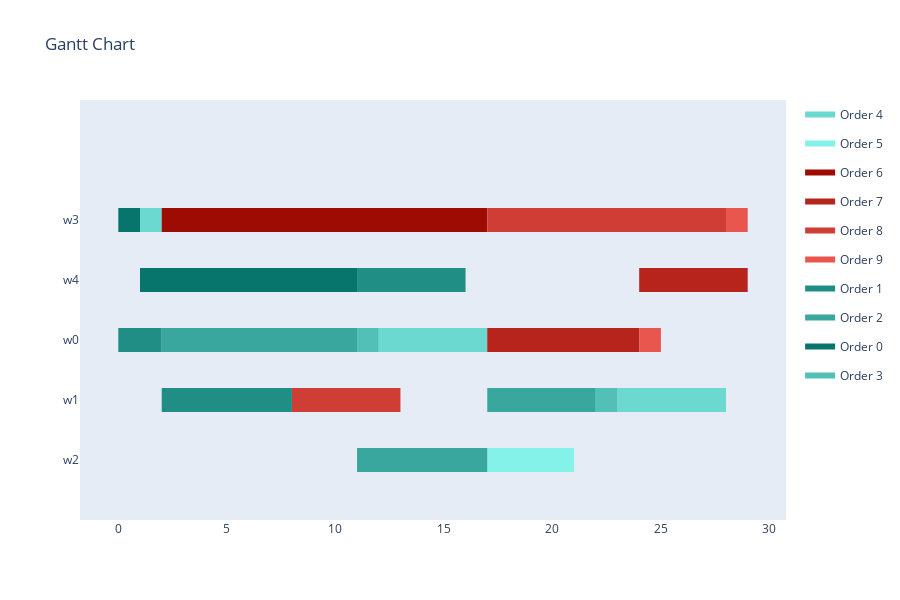
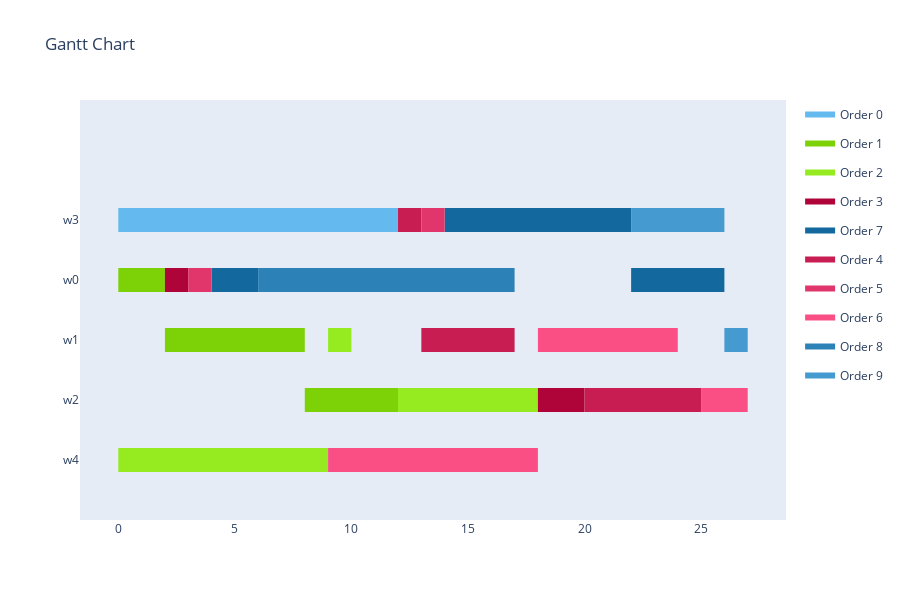
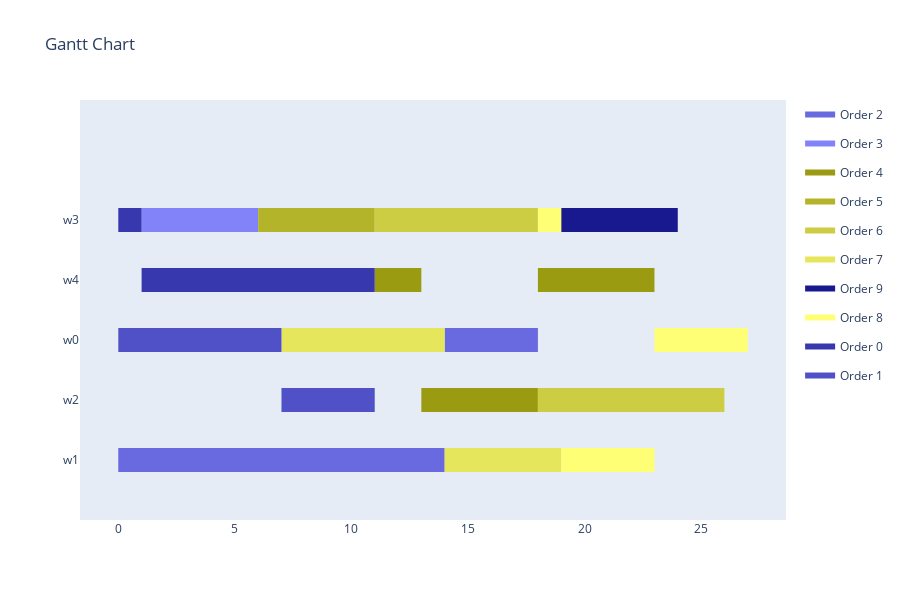
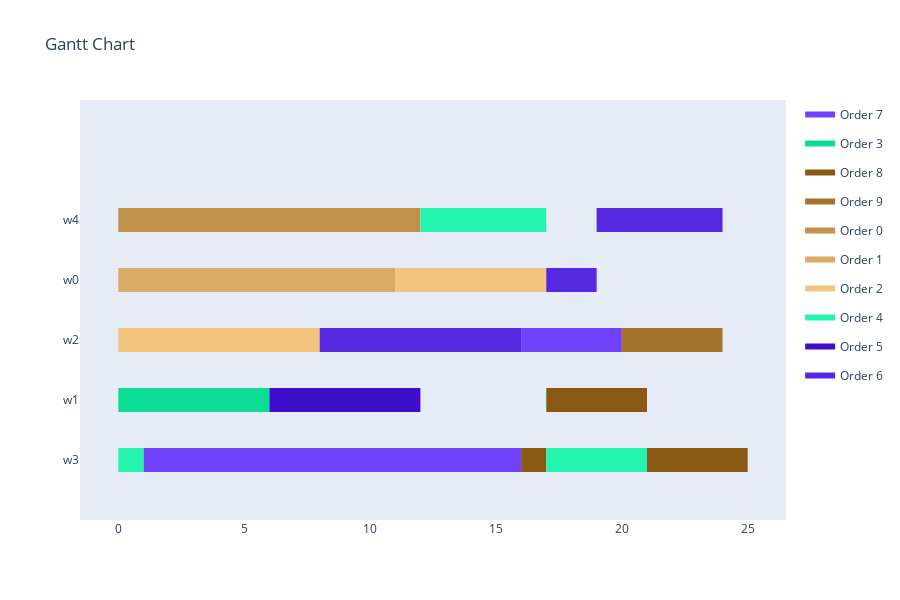

Write notebook code for charts like these, in order.
### Code cell
averages = dict()

for i in range(len(solver_results)):
    print(f'{solver_results[i].created_by.name} : {file_list[i]}')
    visualize_schedule_demo(solver_results[i], solver_results[i].created_in, solver_results[i].created_for)
    for evaluation_result in solver_results[i].evaluation_results:
        print(f'{evaluation_result[0]}: {evaluation_result[1]}')
        if evaluation_result[0] not in averages:
            averages[evaluation_result[0]] = 0
        averages[evaluation_result[0]] += evaluation_result[1]
    # NOTE: only for GASolver:
    #print(f'{solver_results[i].created_by.mutation_type}')
    print('-' * 50)
# averages, NOTE: even if a value is not present for all results, the average is calculated with the count of all results
print(f'AVERAGE RESULTS OF {len(solver_results)} SOLVER RESULTS')
for average in averages.keys():
    print(f'Average {average}: {averages[average] / len(solver_results)}')

### Figure 1 — Plotly figure (JSON) as saved in the notebook; plotly's stock layout.template omitted (floating-point values rounded to 4 significant figures)
{"data": [{"fill": "toself", "fillcolor": "rgb(108, 217, 209)", "hoverinfo": "name", "legendgroup": "rgb(108, 217, 209)", "mode": "none", "name": "Order 4", "type": "scatter", "x": [1, 2, 2, 1, 1, 12, 17, 17, 12, 12, 23, 28, 28, 23], "y": [3.8, 3.8, 4.2, 4.2, null, 1.8, 1.8, 2.2, 2.2, null, 0.8, 0.8, 1.2, 1.2]}, {"fill": "toself", "fillcolor": "rgb(133, 242, 234)", "hoverinfo": "name", "legendgroup": "rgb(133, 242, 234)", "mode": "none", "name": "Order 5", "type": "scatter", "x": [17, 19, 19, 17, 17, 19, 21, 21, 19], "y": [-0.2, -0.2, 0.2, 0.2, null, -0.2, -0.2, 0.2, 0.2]}, {"fill": "toself", "fillcolor": "rgb(158, 11, 3)", "hoverinfo": "name", "legendgroup": "rgb(158, 11, 3)", "mode": "none", "name": "Order 6", "type": "scatter", "x": [2, 9, 9, 2, 2, 9, 14, 14, 9, 9, 14, 16, 16, 14, 14, 16, 17, 17, 16], "y": [3.8, 3.8, 4.2, 4.2, null, 3.8, 3.8, 4.2, 4.2, null, 3.8, 3.8, 4.2, 4.2, null, 3.8, 3.8, 4.2, 4.2]}, {"fill": "toself", "fillcolor": "rgb(183, 36, 28)", "hoverinfo": "name", "legendgroup": "rgb(183, 36, 28)", "mode": "none", "name": "Order 7", "type": "scatter", "x": [24, 29, 29, 24, 24, 17, 19, 19, 17, 17, 19, 24, 24, 19], "y": [2.8, 2.8, 3.2, 3.2, null, 1.8, 1.8, 2.2, 2.2, null, 1.8, 1.8, 2.2, 2.2]}, {"fill": "toself", "fillcolor": "rgb(208, 61, 53)", "hoverinfo": "name", "legendgroup": "rgb(208, 61, 53)", "mode": "none", "name": "Order 8", "type": "scatter", "x": [17, 24, 24, 17, 17, 24, 28, 28, 24, 24, 8, 13, 13, 8], "y": [3.8, 3.8, 4.2, 4.2, null, 3.8, 3.8, 4.2, 4.2, null, 0.8, 0.8, 1.2, 1.2]}, {"fill": "toself", "fillcolor": "rgb(233, 86, 78)", "hoverinfo": "name", "legendgroup": "rgb(233, 86, 78)", "mode": "none", "name": "Order 9", "type": "scatter", "x": [28, 29, 29, 28, 28, 24, 25, 25, 24], "y": [3.8, 3.8, 4.2, 4.2, null, 1.8, 1.8, 2.2, 2.2]}, {"fill": "toself", "fillcolor": "rgb(33, 142, 134)", "hoverinfo": "name", "legendgroup": "rgb(33, 142, 134)", "mode": "none", "name": "Order 1", "type": "scatter", "x": [11, 16, 16, 11, 11, 0, 2, 2, 0, 0, 2, 8, 8, 2], "y": [2.8, 2.8, 3.2, 3.2, null, 1.8, 1.8, 2.2, 2.2, null, 0.8, 0.8, 1.2, 1.2]}, {"fill": "toself", "fillcolor": "rgb(58, 167, 159)", "hoverinfo": "name", "legendgroup": "rgb(58, 167, 159)", "mode": "none", "name": "Order 2", "type": "scatter", "x": [2, 11, 11, 2, 2, 17, 22, 22, 17, 17, 11, 13, 13, 11, 11, 13, 17, 17, 13], "y": [1.8, 1.8, 2.2, 2.2, null, 0.8, 0.8, 1.2, 1.2, null, -0.2, -0.2, 0.2, 0.2, null, -0.2, -0.2, 0.2, 0.2]}, {"fill": "toself", "fillcolor": "rgb(8, 117, 109)", "hoverinfo": "name", "legendgroup": "rgb(8, 117, 109)", "mode": "none", "name": "Order 0", "type": "scatter", "x": [0, 1, 1, 0, 0, 1, 6, 6, 1, 1, 6, 11, 11, 6], "y": [3.8, 3.8, 4.2, 4.2, null, 2.8, 2.8, 3.2, 3.2, null, 2.8, 2.8, 3.2, 3.2]}, {"fill": "toself", "fillcolor": "rgb(83, 192, 184)", "hoverinfo": "name", "legendgroup": "rgb(83, 192, 184)", "mode": "none", "name": "Order 3", "type": "scatter", "x": [11, 12, 12, 11, 11, 22, 23, 23, 22], "y": [1.8, 1.8, 2.2, 2.2, null, 0.8, 0.8, 1.2, 1.2]}, {"legendgroup": "rgb(108, 217, 209)", "marker": {"color": "rgb(108, 217, 209)", "opacity": 0, "size": 1}, "mode": "markers", "name": "", "showlegend": false, "text": [null, null, null, null, null, null], "type": "scatter", "x": [1, 2, 12, 17, 23, 28], "y": [4, 4, 2, 2, 1, 1]}, {"legendgroup": "rgb(133, 242, 234)", "marker": {"color": "rgb(133, 242, 234)", "opacity": 0, "size": 1}, "mode": "markers", "name": "", "showlegend": false, "text": [null, null, null, null], "type": "scatter", "x": [17, 19, 19, 21], "y": [0, 0, 0, 0]}, {"legendgroup": "rgb(158, 11, 3)", "marker": {"color": "rgb(158, 11, 3)", "opacity": 0, "size": 1}, "mode": "markers", "name": "", "showlegend": false, "text": [null, null, null, null, null, null, null, null], "type": "scatter", "x": [2, 9, 9, 14, 14, 16, 16, 17], "y": [4, 4, 4, 4, 4, 4, 4, 4]}, {"legendgroup": "rgb(183, 36, 28)", "marker": {"color": "rgb(183, 36, 28)", "opacity": 0, "size": 1}, "mode": "markers", "name": "", "showlegend": false, "text": [null, null, null, null, null, null], "type": "scatter", "x": [24, 29, 17, 19, 19, 24], "y": [3, 3, 2, 2, 2, 2]}, {"legendgroup": "rgb(208, 61, 53)", "marker": {"color": "rgb(208, 61, 53)", "opacity": 0, "size": 1}, "mode": "markers", "name": "", "showlegend": false, "text": [null, null, null, null, null, null], "type": "scatter", "x": [17, 24, 24, 28, 8, 13], "y": [4, 4, 4, 4, 1, 1]}, {"legendgroup": "rgb(233, 86, 78)", "marker": {"color": "rgb(233, 86, 78)", "opacity": 0, "size": 1}, "mode": "markers", "name": "", "showlegend": false, "text": [null, null, null, null], "type": "scatter", "x": [28, 29, 24, 25], "y": [4, 4, 2, 2]}, {"legendgroup": "rgb(33, 142, 134)", "marker": {"color": "rgb(33, 142, 134)", "opacity": 0, "size": 1}, "mode": "markers", "name": "", "showlegend": false, "text": [null, null, null, null, null, null], "type": "scatter", "x": [11, 16, 0, 2, 2, 8], "y": [3, 3, 2, 2, 1, 1]}, {"legendgroup": "rgb(58, 167, 159)", "marker": {"color": "rgb(58, 167, 159)", "opacity": 0, "size": 1}, "mode": "markers", "name": "", "showlegend": false, "text": [null, null, null, null, null, null, null, null], "type": "scatter", "x": [2, 11, 17, 22, 11, 13, 13, 17], "y": [2, 2, 1, 1, 0, 0, 0, 0]}, {"legendgroup": "rgb(8, 117, 109)", "marker": {"color": "rgb(8, 117, 109)", "opacity": 0, "size": 1}, "mode": "markers", "name": "", "showlegend": false, "text": [null, null, null, null, null, null], "type": "scatter", "x": [0, 1, 1, 6, 6, 11], "y": [4, 4, 3, 3, 3, 3]}, {"legendgroup": "rgb(83, 192, 184)", "marker": {"color": "rgb(83, 192, 184)", "opacity": 0, "size": 1}, "mode": "markers", "name": "", "showlegend": false, "text": [null, null, null, null], "type": "scatter", "x": [11, 12, 22, 23], "y": [2, 2, 1, 1]}], "layout": {"height": 600, "hovermode": "closest", "showlegend": true, "title": {"text": "Gantt Chart"}, "xaxis": {"rangeselector": {"buttons": [{"count": 7, "label": "1w", "step": "day", "stepmode": "backward"}, {"count": 1, "label": "1m", "step": "month", "stepmode": "backward"}, {"count": 6, "label": "6m", "step": "month", "stepmode": "backward"}, {"count": 1, "label": "YTD", "step": "year", "stepmode": "todate"}, {"count": 1, "label": "1y", "step": "year", "stepmode": "backward"}, {"step": "all"}]}, "showgrid": false, "type": "linear", "zeroline": false}, "yaxis": {"autorange": false, "range": [-1, 6], "showgrid": false, "ticktext": ["w2", "w1", "w0", "w4", "w3"], "tickvals": [0, 1, 2, 3, 4], "zeroline": false}}}

### Figure 2 — Plotly figure (JSON) as saved in the notebook; plotly's stock layout.template omitted (floating-point values rounded to 4 significant figures)
{"data": [{"fill": "toself", "fillcolor": "rgb(100, 185, 238)", "hoverinfo": "name", "legendgroup": "rgb(100, 185, 238)", "mode": "none", "name": "Order 0", "type": "scatter", "x": [0, 1, 1, 0, 0, 1, 8, 8, 1, 1, 8, 12, 12, 8], "y": [3.8, 3.8, 4.2, 4.2, null, 3.8, 3.8, 4.2, 4.2, null, 3.8, 3.8, 4.2, 4.2]}, {"fill": "toself", "fillcolor": "rgb(125, 210, 7)", "hoverinfo": "name", "legendgroup": "rgb(125, 210, 7)", "mode": "none", "name": "Order 1", "type": "scatter", "x": [0, 2, 2, 0, 0, 2, 8, 8, 2, 2, 8, 12, 12, 8], "y": [2.8, 2.8, 3.2, 3.2, null, 1.8, 1.8, 2.2, 2.2, null, 0.8, 0.8, 1.2, 1.2]}, {"fill": "toself", "fillcolor": "rgb(150, 235, 32)", "hoverinfo": "name", "legendgroup": "rgb(150, 235, 32)", "mode": "none", "name": "Order 2", "type": "scatter", "x": [9, 10, 10, 9, 9, 12, 16, 16, 12, 12, 16, 18, 18, 16, 16, 0, 9, 9, 0], "y": [1.8, 1.8, 2.2, 2.2, null, 0.8, 0.8, 1.2, 1.2, null, 0.8, 0.8, 1.2, 1.2, null, -0.2, -0.2, 0.2, 0.2]}, {"fill": "toself", "fillcolor": "rgb(175, 4, 57)", "hoverinfo": "name", "legendgroup": "rgb(175, 4, 57)", "mode": "none", "name": "Order 3", "type": "scatter", "x": [2, 3, 3, 2, 2, 18, 20, 20, 18], "y": [2.8, 2.8, 3.2, 3.2, null, 0.8, 0.8, 1.2, 1.2]}, {"fill": "toself", "fillcolor": "rgb(19, 104, 157)", "hoverinfo": "name", "legendgroup": "rgb(19, 104, 157)", "mode": "none", "name": "Order 7", "type": "scatter", "x": [14, 22, 22, 14, 14, 4, 6, 6, 4, 4, 22, 26, 26, 22], "y": [3.8, 3.8, 4.2, 4.2, null, 2.8, 2.8, 3.2, 3.2, null, 2.8, 2.8, 3.2, 3.2]}, {"fill": "toself", "fillcolor": "rgb(200, 29, 82)", "hoverinfo": "name", "legendgroup": "rgb(200, 29, 82)", "mode": "none", "name": "Order 4", "type": "scatter", "x": [12, 13, 13, 12, 12, 13, 17, 17, 13, 13, 20, 25, 25, 20], "y": [3.8, 3.8, 4.2, 4.2, null, 1.8, 1.8, 2.2, 2.2, null, 0.8, 0.8, 1.2, 1.2]}, {"fill": "toself", "fillcolor": "rgb(225, 54, 107)", "hoverinfo": "name", "legendgroup": "rgb(225, 54, 107)", "mode": "none", "name": "Order 5", "type": "scatter", "x": [13, 14, 14, 13, 13, 3, 4, 4, 3], "y": [3.8, 3.8, 4.2, 4.2, null, 2.8, 2.8, 3.2, 3.2]}, {"fill": "toself", "fillcolor": "rgb(250, 79, 132)", "hoverinfo": "name", "legendgroup": "rgb(250, 79, 132)", "mode": "none", "name": "Order 6", "type": "scatter", "x": [18, 19, 19, 18, 18, 19, 24, 24, 19, 19, 25, 27, 27, 25, 25, 9, 18, 18, 9], "y": [1.8, 1.8, 2.2, 2.2, null, 1.8, 1.8, 2.2, 2.2, null, 0.8, 0.8, 1.2, 1.2, null, -0.2, -0.2, 0.2, 0.2]}, {"fill": "toself", "fillcolor": "rgb(44, 129, 182)", "hoverinfo": "name", "legendgroup": "rgb(44, 129, 182)", "mode": "none", "name": "Order 8", "type": "scatter", "x": [6, 8, 8, 6, 6, 8, 13, 13, 8, 8, 13, 17, 17, 13], "y": [2.8, 2.8, 3.2, 3.2, null, 2.8, 2.8, 3.2, 3.2, null, 2.8, 2.8, 3.2, 3.2]}, {"fill": "toself", "fillcolor": "rgb(69, 154, 207)", "hoverinfo": "name", "legendgroup": "rgb(69, 154, 207)", "mode": "none", "name": "Order 9", "type": "scatter", "x": [22, 26, 26, 22, 22, 26, 27, 27, 26], "y": [3.8, 3.8, 4.2, 4.2, null, 1.8, 1.8, 2.2, 2.2]}, {"legendgroup": "rgb(100, 185, 238)", "marker": {"color": "rgb(100, 185, 238)", "opacity": 0, "size": 1}, "mode": "markers", "name": "", "showlegend": false, "text": [null, null, null, null, null, null], "type": "scatter", "x": [0, 1, 1, 8, 8, 12], "y": [4, 4, 4, 4, 4, 4]}, {"legendgroup": "rgb(125, 210, 7)", "marker": {"color": "rgb(125, 210, 7)", "opacity": 0, "size": 1}, "mode": "markers", "name": "", "showlegend": false, "text": [null, null, null, null, null, null], "type": "scatter", "x": [0, 2, 2, 8, 8, 12], "y": [3, 3, 2, 2, 1, 1]}, {"legendgroup": "rgb(150, 235, 32)", "marker": {"color": "rgb(150, 235, 32)", "opacity": 0, "size": 1}, "mode": "markers", "name": "", "showlegend": false, "text": [null, null, null, null, null, null, null, null], "type": "scatter", "x": [9, 10, 12, 16, 16, 18, 0, 9], "y": [2, 2, 1, 1, 1, 1, 0, 0]}, {"legendgroup": "rgb(175, 4, 57)", "marker": {"color": "rgb(175, 4, 57)", "opacity": 0, "size": 1}, "mode": "markers", "name": "", "showlegend": false, "text": [null, null, null, null], "type": "scatter", "x": [2, 3, 18, 20], "y": [3, 3, 1, 1]}, {"legendgroup": "rgb(19, 104, 157)", "marker": {"color": "rgb(19, 104, 157)", "opacity": 0, "size": 1}, "mode": "markers", "name": "", "showlegend": false, "text": [null, null, null, null, null, null], "type": "scatter", "x": [14, 22, 4, 6, 22, 26], "y": [4, 4, 3, 3, 3, 3]}, {"legendgroup": "rgb(200, 29, 82)", "marker": {"color": "rgb(200, 29, 82)", "opacity": 0, "size": 1}, "mode": "markers", "name": "", "showlegend": false, "text": [null, null, null, null, null, null], "type": "scatter", "x": [12, 13, 13, 17, 20, 25], "y": [4, 4, 2, 2, 1, 1]}, {"legendgroup": "rgb(225, 54, 107)", "marker": {"color": "rgb(225, 54, 107)", "opacity": 0, "size": 1}, "mode": "markers", "name": "", "showlegend": false, "text": [null, null, null, null], "type": "scatter", "x": [13, 14, 3, 4], "y": [4, 4, 3, 3]}, {"legendgroup": "rgb(250, 79, 132)", "marker": {"color": "rgb(250, 79, 132)", "opacity": 0, "size": 1}, "mode": "markers", "name": "", "showlegend": false, "text": [null, null, null, null, null, null, null, null], "type": "scatter", "x": [18, 19, 19, 24, 25, 27, 9, 18], "y": [2, 2, 2, 2, 1, 1, 0, 0]}, {"legendgroup": "rgb(44, 129, 182)", "marker": {"color": "rgb(44, 129, 182)", "opacity": 0, "size": 1}, "mode": "markers", "name": "", "showlegend": false, "text": [null, null, null, null, null, null], "type": "scatter", "x": [6, 8, 8, 13, 13, 17], "y": [3, 3, 3, 3, 3, 3]}, {"legendgroup": "rgb(69, 154, 207)", "marker": {"color": "rgb(69, 154, 207)", "opacity": 0, "size": 1}, "mode": "markers", "name": "", "showlegend": false, "text": [null, null, null, null], "type": "scatter", "x": [22, 26, 26, 27], "y": [4, 4, 2, 2]}], "layout": {"height": 600, "hovermode": "closest", "showlegend": true, "title": {"text": "Gantt Chart"}, "xaxis": {"rangeselector": {"buttons": [{"count": 7, "label": "1w", "step": "day", "stepmode": "backward"}, {"count": 1, "label": "1m", "step": "month", "stepmode": "backward"}, {"count": 6, "label": "6m", "step": "month", "stepmode": "backward"}, {"count": 1, "label": "YTD", "step": "year", "stepmode": "todate"}, {"count": 1, "label": "1y", "step": "year", "stepmode": "backward"}, {"step": "all"}]}, "showgrid": false, "type": "linear", "zeroline": false}, "yaxis": {"autorange": false, "range": [-1, 6], "showgrid": false, "ticktext": ["w4", "w2", "w1", "w0", "w3"], "tickvals": [0, 1, 2, 3, 4], "zeroline": false}}}

### Figure 3 — Plotly figure (JSON) as saved in the notebook; plotly's stock layout.template omitted (floating-point values rounded to 4 significant figures)
{"data": [{"fill": "toself", "fillcolor": "rgb(105, 105, 224)", "hoverinfo": "name", "legendgroup": "rgb(105, 105, 224)", "mode": "none", "name": "Order 2", "type": "scatter", "x": [14, 18, 18, 14, 14, 0, 8, 8, 0, 0, 8, 9, 9, 8, 8, 9, 14, 14, 9], "y": [1.8, 1.8, 2.2, 2.2, null, -0.2, -0.2, 0.2, 0.2, null, -0.2, -0.2, 0.2, 0.2, null, -0.2, -0.2, 0.2, 0.2]}, {"fill": "toself", "fillcolor": "rgb(130, 130, 249)", "hoverinfo": "name", "legendgroup": "rgb(130, 130, 249)", "mode": "none", "name": "Order 3", "type": "scatter", "x": [1, 5, 5, 1, 1, 5, 6, 6, 5], "y": [3.8, 3.8, 4.2, 4.2, null, 3.8, 3.8, 4.2, 4.2]}, {"fill": "toself", "fillcolor": "rgb(155, 155, 18)", "hoverinfo": "name", "legendgroup": "rgb(155, 155, 18)", "mode": "none", "name": "Order 4", "type": "scatter", "x": [11, 13, 13, 11, 11, 18, 23, 23, 18, 18, 13, 18, 18, 13], "y": [2.8, 2.8, 3.2, 3.2, null, 2.8, 2.8, 3.2, 3.2, null, 0.8, 0.8, 1.2, 1.2]}, {"fill": "toself", "fillcolor": "rgb(180, 180, 43)", "hoverinfo": "name", "legendgroup": "rgb(180, 180, 43)", "mode": "none", "name": "Order 5", "type": "scatter", "x": [6, 10, 10, 6, 6, 10, 11, 11, 10], "y": [3.8, 3.8, 4.2, 4.2, null, 3.8, 3.8, 4.2, 4.2]}, {"fill": "toself", "fillcolor": "rgb(205, 205, 68)", "hoverinfo": "name", "legendgroup": "rgb(205, 205, 68)", "mode": "none", "name": "Order 6", "type": "scatter", "x": [11, 18, 18, 11, 11, 18, 20, 20, 18, 18, 20, 24, 24, 20, 20, 24, 26, 26, 24], "y": [3.8, 3.8, 4.2, 4.2, null, 0.8, 0.8, 1.2, 1.2, null, 0.8, 0.8, 1.2, 1.2, null, 0.8, 0.8, 1.2, 1.2]}, {"fill": "toself", "fillcolor": "rgb(230, 230, 93)", "hoverinfo": "name", "legendgroup": "rgb(230, 230, 93)", "mode": "none", "name": "Order 7", "type": "scatter", "x": [7, 9, 9, 7, 7, 9, 14, 14, 9, 9, 14, 19, 19, 14], "y": [1.8, 1.8, 2.2, 2.2, null, 1.8, 1.8, 2.2, 2.2, null, -0.2, -0.2, 0.2, 0.2]}, {"fill": "toself", "fillcolor": "rgb(24, 24, 143)", "hoverinfo": "name", "legendgroup": "rgb(24, 24, 143)", "mode": "none", "name": "Order 9", "type": "scatter", "x": [19, 23, 23, 19, 19, 23, 24, 24, 23], "y": [3.8, 3.8, 4.2, 4.2, null, 3.8, 3.8, 4.2, 4.2]}, {"fill": "toself", "fillcolor": "rgb(255, 255, 118)", "hoverinfo": "name", "legendgroup": "rgb(255, 255, 118)", "mode": "none", "name": "Order 8", "type": "scatter", "x": [18, 19, 19, 18, 18, 23, 27, 27, 23, 23, 19, 23, 23, 19], "y": [3.8, 3.8, 4.2, 4.2, null, 1.8, 1.8, 2.2, 2.2, null, -0.2, -0.2, 0.2, 0.2]}, {"fill": "toself", "fillcolor": "rgb(55, 55, 174)", "hoverinfo": "name", "legendgroup": "rgb(55, 55, 174)", "mode": "none", "name": "Order 0", "type": "scatter", "x": [0, 1, 1, 0, 0, 1, 6, 6, 1, 1, 6, 11, 11, 6], "y": [3.8, 3.8, 4.2, 4.2, null, 2.8, 2.8, 3.2, 3.2, null, 2.8, 2.8, 3.2, 3.2]}, {"fill": "toself", "fillcolor": "rgb(80, 80, 199)", "hoverinfo": "name", "legendgroup": "rgb(80, 80, 199)", "mode": "none", "name": "Order 1", "type": "scatter", "x": [0, 2, 2, 0, 0, 2, 7, 7, 2, 2, 7, 11, 11, 7], "y": [1.8, 1.8, 2.2, 2.2, null, 1.8, 1.8, 2.2, 2.2, null, 0.8, 0.8, 1.2, 1.2]}, {"legendgroup": "rgb(105, 105, 224)", "marker": {"color": "rgb(105, 105, 224)", "opacity": 0, "size": 1}, "mode": "markers", "name": "", "showlegend": false, "text": [null, null, null, null, null, null, null, null], "type": "scatter", "x": [14, 18, 0, 8, 8, 9, 9, 14], "y": [2, 2, 0, 0, 0, 0, 0, 0]}, {"legendgroup": "rgb(130, 130, 249)", "marker": {"color": "rgb(130, 130, 249)", "opacity": 0, "size": 1}, "mode": "markers", "name": "", "showlegend": false, "text": [null, null, null, null], "type": "scatter", "x": [1, 5, 5, 6], "y": [4, 4, 4, 4]}, {"legendgroup": "rgb(155, 155, 18)", "marker": {"color": "rgb(155, 155, 18)", "opacity": 0, "size": 1}, "mode": "markers", "name": "", "showlegend": false, "text": [null, null, null, null, null, null], "type": "scatter", "x": [11, 13, 18, 23, 13, 18], "y": [3, 3, 3, 3, 1, 1]}, {"legendgroup": "rgb(180, 180, 43)", "marker": {"color": "rgb(180, 180, 43)", "opacity": 0, "size": 1}, "mode": "markers", "name": "", "showlegend": false, "text": [null, null, null, null], "type": "scatter", "x": [6, 10, 10, 11], "y": [4, 4, 4, 4]}, {"legendgroup": "rgb(205, 205, 68)", "marker": {"color": "rgb(205, 205, 68)", "opacity": 0, "size": 1}, "mode": "markers", "name": "", "showlegend": false, "text": [null, null, null, null, null, null, null, null], "type": "scatter", "x": [11, 18, 18, 20, 20, 24, 24, 26], "y": [4, 4, 1, 1, 1, 1, 1, 1]}, {"legendgroup": "rgb(230, 230, 93)", "marker": {"color": "rgb(230, 230, 93)", "opacity": 0, "size": 1}, "mode": "markers", "name": "", "showlegend": false, "text": [null, null, null, null, null, null], "type": "scatter", "x": [7, 9, 9, 14, 14, 19], "y": [2, 2, 2, 2, 0, 0]}, {"legendgroup": "rgb(24, 24, 143)", "marker": {"color": "rgb(24, 24, 143)", "opacity": 0, "size": 1}, "mode": "markers", "name": "", "showlegend": false, "text": [null, null, null, null], "type": "scatter", "x": [19, 23, 23, 24], "y": [4, 4, 4, 4]}, {"legendgroup": "rgb(255, 255, 118)", "marker": {"color": "rgb(255, 255, 118)", "opacity": 0, "size": 1}, "mode": "markers", "name": "", "showlegend": false, "text": [null, null, null, null, null, null], "type": "scatter", "x": [18, 19, 23, 27, 19, 23], "y": [4, 4, 2, 2, 0, 0]}, {"legendgroup": "rgb(55, 55, 174)", "marker": {"color": "rgb(55, 55, 174)", "opacity": 0, "size": 1}, "mode": "markers", "name": "", "showlegend": false, "text": [null, null, null, null, null, null], "type": "scatter", "x": [0, 1, 1, 6, 6, 11], "y": [4, 4, 3, 3, 3, 3]}, {"legendgroup": "rgb(80, 80, 199)", "marker": {"color": "rgb(80, 80, 199)", "opacity": 0, "size": 1}, "mode": "markers", "name": "", "showlegend": false, "text": [null, null, null, null, null, null], "type": "scatter", "x": [0, 2, 2, 7, 7, 11], "y": [2, 2, 2, 2, 1, 1]}], "layout": {"height": 600, "hovermode": "closest", "showlegend": true, "title": {"text": "Gantt Chart"}, "xaxis": {"rangeselector": {"buttons": [{"count": 7, "label": "1w", "step": "day", "stepmode": "backward"}, {"count": 1, "label": "1m", "step": "month", "stepmode": "backward"}, {"count": 6, "label": "6m", "step": "month", "stepmode": "backward"}, {"count": 1, "label": "YTD", "step": "year", "stepmode": "todate"}, {"count": 1, "label": "1y", "step": "year", "stepmode": "backward"}, {"step": "all"}]}, "showgrid": false, "type": "linear", "zeroline": false}, "yaxis": {"autorange": false, "range": [-1, 6], "showgrid": false, "ticktext": ["w1", "w2", "w0", "w4", "w3"], "tickvals": [0, 1, 2, 3, 4], "zeroline": false}}}

### Figure 4 — Plotly figure (JSON) as saved in the notebook; plotly's stock layout.template omitted (floating-point values rounded to 4 significant figures)
{"data": [{"fill": "toself", "fillcolor": "rgb(112, 65, 250)", "hoverinfo": "name", "legendgroup": "rgb(112, 65, 250)", "mode": "none", "name": "Order 7", "type": "scatter", "x": [16, 20, 20, 16, 16, 1, 8, 8, 1, 1, 8, 16, 16, 8], "y": [1.8, 1.8, 2.2, 2.2, null, -0.2, -0.2, 0.2, 0.2, null, -0.2, -0.2, 0.2, 0.2]}, {"fill": "toself", "fillcolor": "rgb(12, 221, 150)", "hoverinfo": "name", "legendgroup": "rgb(12, 221, 150)", "mode": "none", "name": "Order 3", "type": "scatter", "x": [0, 5, 5, 0, 0, 5, 6, 6, 5], "y": [0.8, 0.8, 1.2, 1.2, null, 0.8, 0.8, 1.2, 1.2]}, {"fill": "toself", "fillcolor": "rgb(137, 90, 19)", "hoverinfo": "name", "legendgroup": "rgb(137, 90, 19)", "mode": "none", "name": "Order 8", "type": "scatter", "x": [17, 21, 21, 17, 17, 16, 17, 17, 16, 16, 21, 25, 25, 21], "y": [0.8, 0.8, 1.2, 1.2, null, -0.2, -0.2, 0.2, 0.2, null, -0.2, -0.2, 0.2, 0.2]}, {"fill": "toself", "fillcolor": "rgb(162, 115, 44)", "hoverinfo": "name", "legendgroup": "rgb(162, 115, 44)", "mode": "none", "name": "Order 9", "type": "scatter", "x": [20, 22, 22, 20, 20, 22, 24, 24, 22], "y": [1.8, 1.8, 2.2, 2.2, null, 1.8, 1.8, 2.2, 2.2]}, {"fill": "toself", "fillcolor": "rgb(193, 146, 75)", "hoverinfo": "name", "legendgroup": "rgb(193, 146, 75)", "mode": "none", "name": "Order 0", "type": "scatter", "x": [0, 2, 2, 0, 0, 2, 7, 7, 2, 2, 7, 12, 12, 7], "y": [3.8, 3.8, 4.2, 4.2, null, 3.8, 3.8, 4.2, 4.2, null, 3.8, 3.8, 4.2, 4.2]}, {"fill": "toself", "fillcolor": "rgb(218, 171, 100)", "hoverinfo": "name", "legendgroup": "rgb(218, 171, 100)", "mode": "none", "name": "Order 1", "type": "scatter", "x": [0, 2, 2, 0, 0, 2, 7, 7, 2, 2, 7, 11, 11, 7], "y": [2.8, 2.8, 3.2, 3.2, null, 2.8, 2.8, 3.2, 3.2, null, 2.8, 2.8, 3.2, 3.2]}, {"fill": "toself", "fillcolor": "rgb(243, 196, 125)", "hoverinfo": "name", "legendgroup": "rgb(243, 196, 125)", "mode": "none", "name": "Order 2", "type": "scatter", "x": [11, 13, 13, 11, 11, 13, 17, 17, 13, 13, 0, 6, 6, 0, 0, 6, 8, 8, 6], "y": [2.8, 2.8, 3.2, 3.2, null, 2.8, 2.8, 3.2, 3.2, null, 1.8, 1.8, 2.2, 2.2, null, 1.8, 1.8, 2.2, 2.2]}, {"fill": "toself", "fillcolor": "rgb(37, 246, 175)", "hoverinfo": "name", "legendgroup": "rgb(37, 246, 175)", "mode": "none", "name": "Order 4", "type": "scatter", "x": [12, 17, 17, 12, 12, 0, 1, 1, 0, 0, 17, 21, 21, 17], "y": [3.8, 3.8, 4.2, 4.2, null, -0.2, -0.2, 0.2, 0.2, null, -0.2, -0.2, 0.2, 0.2]}, {"fill": "toself", "fillcolor": "rgb(62, 15, 200)", "hoverinfo": "name", "legendgroup": "rgb(62, 15, 200)", "mode": "none", "name": "Order 5", "type": "scatter", "x": [6, 11, 11, 6, 6, 11, 12, 12, 11], "y": [0.8, 0.8, 1.2, 1.2, null, 0.8, 0.8, 1.2, 1.2]}, {"fill": "toself", "fillcolor": "rgb(87, 40, 225)", "hoverinfo": "name", "legendgroup": "rgb(87, 40, 225)", "mode": "none", "name": "Order 6", "type": "scatter", "x": [19, 24, 24, 19, 19, 17, 19, 19, 17, 17, 8, 14, 14, 8, 8, 14, 16, 16, 14], "y": [3.8, 3.8, 4.2, 4.2, null, 2.8, 2.8, 3.2, 3.2, null, 1.8, 1.8, 2.2, 2.2, null, 1.8, 1.8, 2.2, 2.2]}, {"legendgroup": "rgb(112, 65, 250)", "marker": {"color": "rgb(112, 65, 250)", "opacity": 0, "size": 1}, "mode": "markers", "name": "", "showlegend": false, "text": [null, null, null, null, null, null], "type": "scatter", "x": [16, 20, 1, 8, 8, 16], "y": [2, 2, 0, 0, 0, 0]}, {"legendgroup": "rgb(12, 221, 150)", "marker": {"color": "rgb(12, 221, 150)", "opacity": 0, "size": 1}, "mode": "markers", "name": "", "showlegend": false, "text": [null, null, null, null], "type": "scatter", "x": [0, 5, 5, 6], "y": [1, 1, 1, 1]}, {"legendgroup": "rgb(137, 90, 19)", "marker": {"color": "rgb(137, 90, 19)", "opacity": 0, "size": 1}, "mode": "markers", "name": "", "showlegend": false, "text": [null, null, null, null, null, null], "type": "scatter", "x": [17, 21, 16, 17, 21, 25], "y": [1, 1, 0, 0, 0, 0]}, {"legendgroup": "rgb(162, 115, 44)", "marker": {"color": "rgb(162, 115, 44)", "opacity": 0, "size": 1}, "mode": "markers", "name": "", "showlegend": false, "text": [null, null, null, null], "type": "scatter", "x": [20, 22, 22, 24], "y": [2, 2, 2, 2]}, {"legendgroup": "rgb(193, 146, 75)", "marker": {"color": "rgb(193, 146, 75)", "opacity": 0, "size": 1}, "mode": "markers", "name": "", "showlegend": false, "text": [null, null, null, null, null, null], "type": "scatter", "x": [0, 2, 2, 7, 7, 12], "y": [4, 4, 4, 4, 4, 4]}, {"legendgroup": "rgb(218, 171, 100)", "marker": {"color": "rgb(218, 171, 100)", "opacity": 0, "size": 1}, "mode": "markers", "name": "", "showlegend": false, "text": [null, null, null, null, null, null], "type": "scatter", "x": [0, 2, 2, 7, 7, 11], "y": [3, 3, 3, 3, 3, 3]}, {"legendgroup": "rgb(243, 196, 125)", "marker": {"color": "rgb(243, 196, 125)", "opacity": 0, "size": 1}, "mode": "markers", "name": "", "showlegend": false, "text": [null, null, null, null, null, null, null, null], "type": "scatter", "x": [11, 13, 13, 17, 0, 6, 6, 8], "y": [3, 3, 3, 3, 2, 2, 2, 2]}, {"legendgroup": "rgb(37, 246, 175)", "marker": {"color": "rgb(37, 246, 175)", "opacity": 0, "size": 1}, "mode": "markers", "name": "", "showlegend": false, "text": [null, null, null, null, null, null], "type": "scatter", "x": [12, 17, 0, 1, 17, 21], "y": [4, 4, 0, 0, 0, 0]}, {"legendgroup": "rgb(62, 15, 200)", "marker": {"color": "rgb(62, 15, 200)", "opacity": 0, "size": 1}, "mode": "markers", "name": "", "showlegend": false, "text": [null, null, null, null], "type": "scatter", "x": [6, 11, 11, 12], "y": [1, 1, 1, 1]}, {"legendgroup": "rgb(87, 40, 225)", "marker": {"color": "rgb(87, 40, 225)", "opacity": 0, "size": 1}, "mode": "markers", "name": "", "showlegend": false, "text": [null, null, null, null, null, null, null, null], "type": "scatter", "x": [19, 24, 17, 19, 8, 14, 14, 16], "y": [4, 4, 3, 3, 2, 2, 2, 2]}], "layout": {"height": 600, "hovermode": "closest", "showlegend": true, "title": {"text": "Gantt Chart"}, "xaxis": {"rangeselector": {"buttons": [{"count": 7, "label": "1w", "step": "day", "stepmode": "backward"}, {"count": 1, "label": "1m", "step": "month", "stepmode": "backward"}, {"count": 6, "label": "6m", "step": "month", "stepmode": "backward"}, {"count": 1, "label": "YTD", "step": "year", "stepmode": "todate"}, {"count": 1, "label": "1y", "step": "year", "stepmode": "backward"}, {"step": "all"}]}, "showgrid": false, "type": "linear", "zeroline": false}, "yaxis": {"autorange": false, "range": [-1, 6], "showgrid": false, "ticktext": ["w3", "w1", "w2", "w0", "w4"], "tickvals": [0, 1, 2, 3, 4], "zeroline": false}}}
